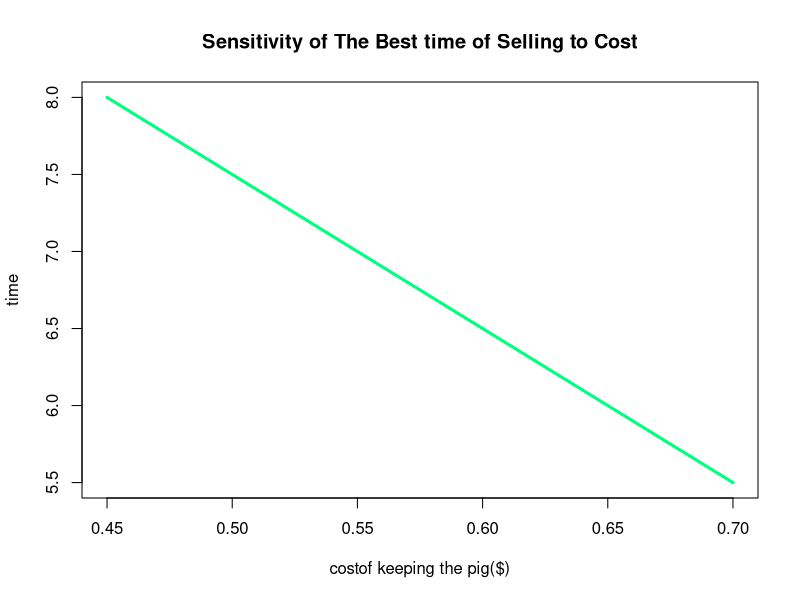
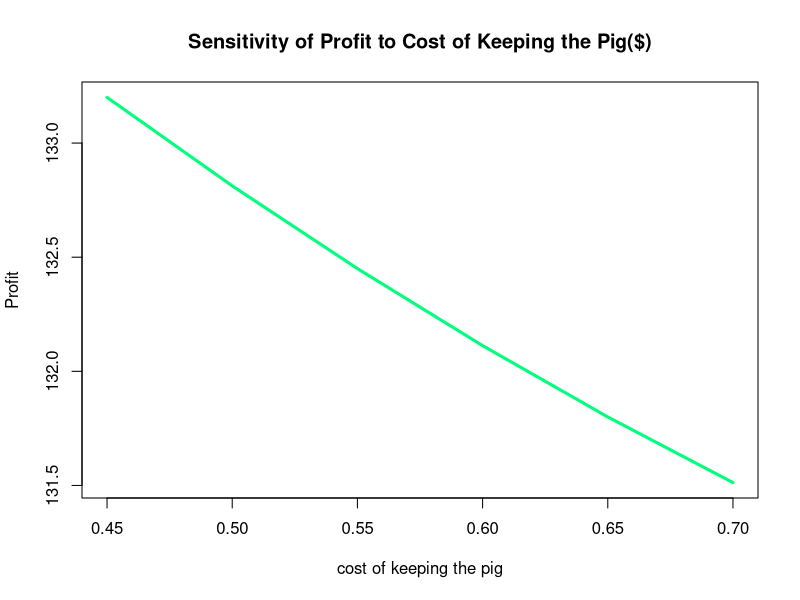
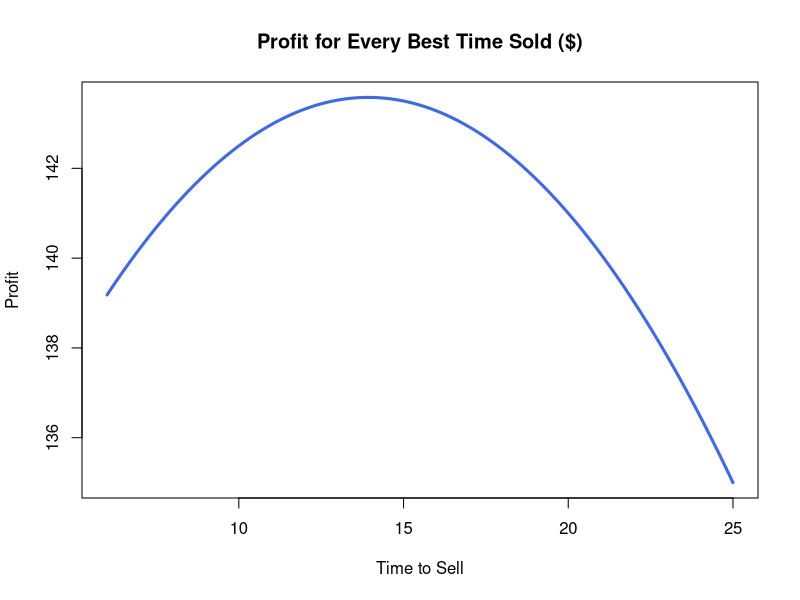
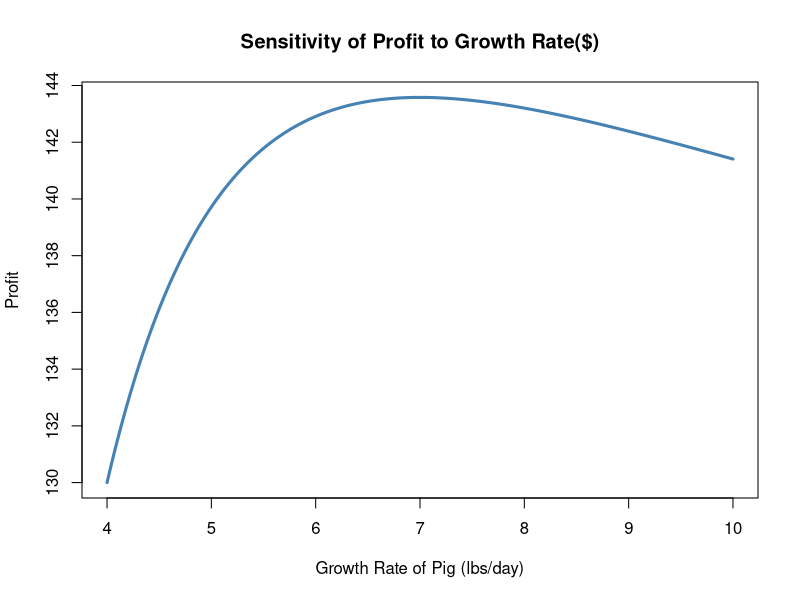
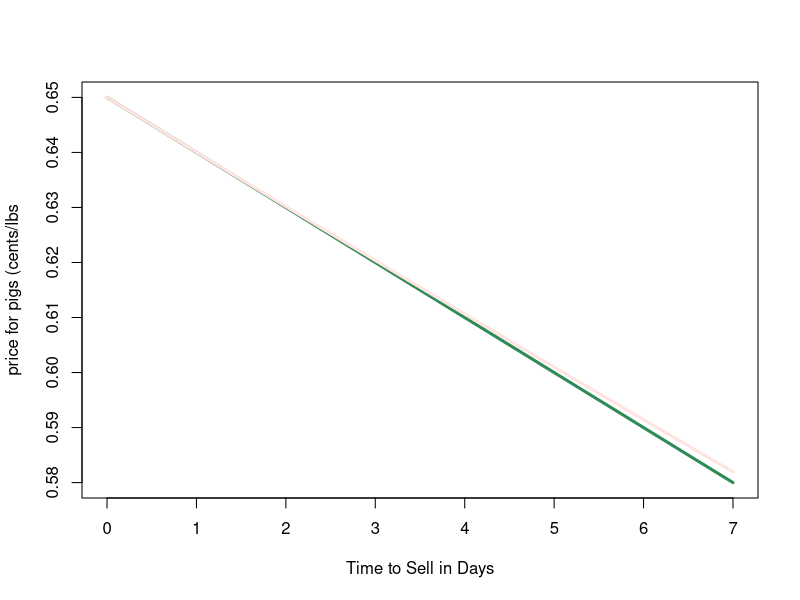
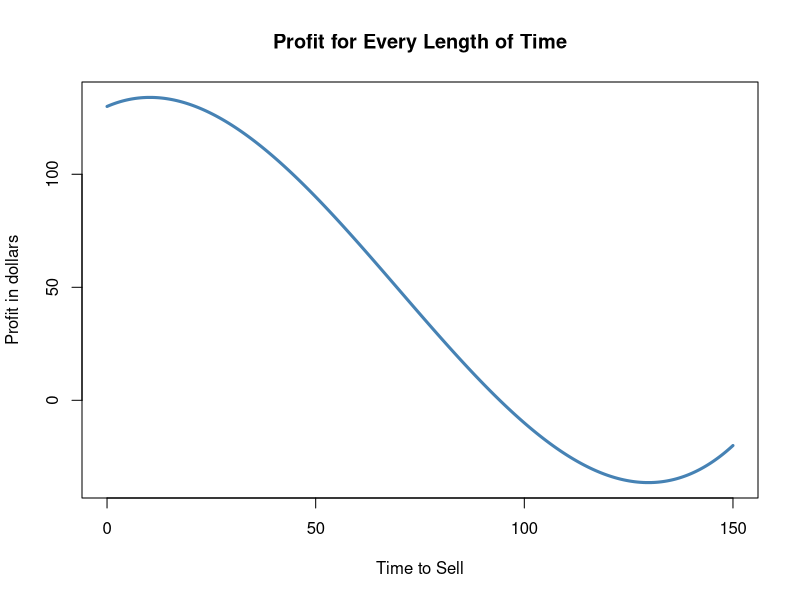

Generate these figures, in order, with R:
## ---- chunk 1
library(knitr)
c <- c(0.45,0.5,0.55,0.6,0.65,0.7)
t <- (25-20*c)/2
costandtime <- data.frame(costperday=c,time=t)
kable(costandtime)
plot(c,t, xlab="costof keeping the pig($)", main="Sensitivity of The Best time of Selling to Cost", ylab="time",type="l",lwd=3,col="springgreen")
## ---- chunk 2
c <- c(0.45,0.5,0.55,0.6,0.65,0.7)
t <- (25-20*c)/2
r <- 5*c^2 - 12.5*c + 137.8125
costtimeprofit <- data.frame(costperday=c,time=t,profit = r)
kable(costtimeprofit)
plot(c,r,xlab="cost of keeping the pig",ylab="Profit",type="l",main="Sensitivity of Profit to Cost of Keeping the Pig($)",lwd=3,col="springgreen")
## ---- chunk 3
t1 <- seq(6,25,2)
r1 <- 130 + 1.95*t1 - 0.07*t1^2
timeprofit <- data.frame(time=t1,profit = r1)
kable(timeprofit)
t0 <- seq(6,25,length=1000)
r0 <- 130 + 1.95*t0 - 0.07*t0^2
plot(t0,r0,xlab="Time to Sell",ylab="Profit",type="l",main="Profit for Every Best Time Sold ($)",lwd=3,col="royalblue")
## ---- chunk 4
g2 <- 4:10
t2 <- (65*g2 - 260)/(2*g2)
r2 <- 130 + 1.95*t2 - 0.07*t2^2
growthtimeprofit <- data.frame(growth=g2,time=t2,profit = r2)
kable(growthtimeprofit)
g0 <- seq(4,10,length=1000)
t20 <- (65*g0 - 260)/(2*g0)
r20 <- 130 + 1.95*t20 - 0.07*t20^2
plot(g0,r20,xlab="Growth Rate of Pig (lbs/day)",ylab="Profit",type="l",main="Sensitivity of Profit to Growth Rate($)",lwd=3,col="steelblue")
## ---- chunk 5
timex <- seq(0,7,length=1000)
p1 <- 0.65 - 0.01*timex
p2 <- 0.65 - 0.01*timex + 0.00004*(timex^2)
plot(timex,p1,col="seagreen",lwd=3,xlab="Time to Sell in Days", ylab="price for pigs (cents/lbs",type="l")
lines(timex,p2,col="mistyrose",lwd=3)
## ---- chunk 6
param <- matrix(c(0.8,-0.084,0.0006),ncol=1)
polyroot(param)
x0 <- seq(0,150,length=1000)
p0 <- 130 + 0.8*x0 - 0.042*x0^2 + 0.0002*x0^3
plot(x0,p0,type="l",lwd=3,col="steelblue",xlab="Time to Sell",ylab="Profit in dollars", main="Profit for Every Length of Time")
## ---- chunk 7
x1 <- c(5,10,50,100,130)
p1 <- 130 + 0.8*x1 - 0.042*x1^2 + 0.0002*x1^3
xp <- data.frame(time=x1,profit=p1)
kable(xp)
## ---- chunk 8
k <- c(0.000004, 0.00004,0.0004,0.004)
x2 <- polyroot(c(0.8,-0.0984,0.00006))
x3 <- polyroot(c(0.8,-0.084,0.0006))
x4 <- polyroot(c(0.8,0.06,0.006))
x5 <- polyroot(c(0.8,1.5,0.06))
xx <- c(x2,x3,x4,x5)
pp <- 130 + 0.8*xx - 0.042*xx^2 + 0.0002*xx^3
mytable <- data.frame(parameter=rep(k,each=2),time=xx,profit= pp)
kable(mytable)
## ---- chunk 9
mytable1 <- mytable[c(1,3,5,7),]
kable(mytable1)
## ---- chunk 10
sensitivity <- (8.1707897-10.2784238)/(0.000004-0.00004)
sensitivity1 <- sensitivity*(0.00004/10.2784238)
## ---- chunk 11
sensitivity2 <- (133.8417-134.00278)/(0.000004-0.00004)
sensitivity3 <- sensitivity2*(0.00004/134.00278)
